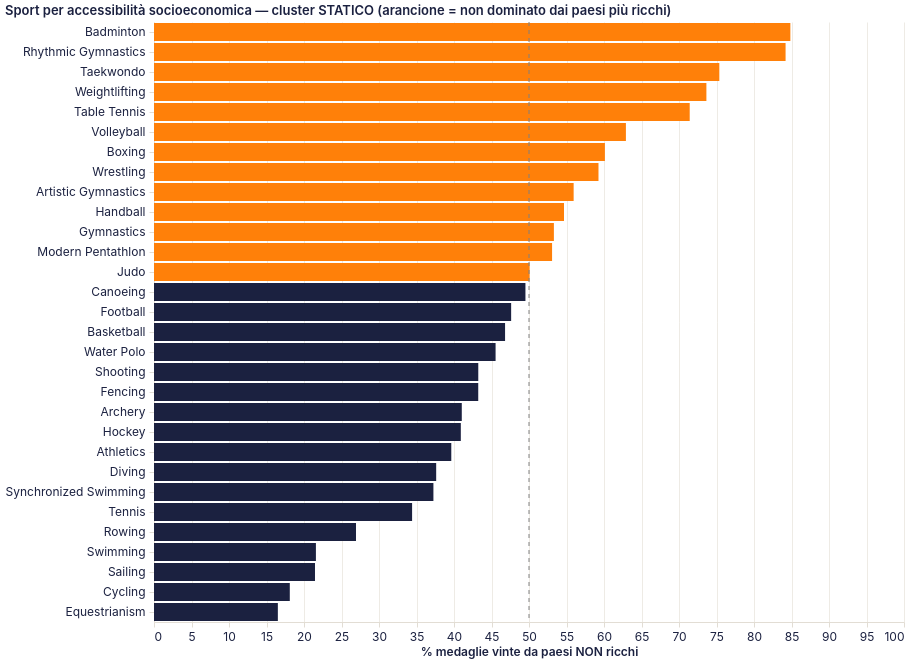

Describe this chart as a Vega-Lite specification.
### Vega-Lite specification from a JSON file in a GitHub repository (floating-point values rounded to 4 significant figures)
{"$schema": "https://vega.github.io/schema/vega-lite/v5.20.1.json", "config": {"arc": {"fill": "#1b2140"}, "area": {"fill": "#1b2140", "fillOpacity": 0.15, "line": true}, "axis": {"domainColor": "#e2ddd4", "grid": true, "gridColor": "#e2ddd4", "gridWidth": 0.6, "labelAngle": 0, "labelColor": "#1b2140", "labelFont": "Inter, system-ui, -apple-system, BlinkMacSystemFont, 'Segoe UI', Roboto, sans-serif", "labelFontSize": 12, "labelFontWeight": 400, "labelPadding": 4, "tickColor": "#e2ddd4", "tickSize": 5, "titleColor": "#1b2140", "titleFont": "Inter, system-ui, -apple-system, BlinkMacSystemFont, 'Segoe UI', Roboto, sans-serif", "titleFontSize": 12, "titleFontWeight": 600}, "axisBand": {"grid": false}, "background": "transparent", "bar": {"fill": "#1b2140"}, "legend": {"labelColor": "#1b2140", "labelFont": "Inter, system-ui, -apple-system, BlinkMacSystemFont, 'Segoe UI', Roboto, sans-serif", "labelFontSize": 11, "padding": 4, "symbolType": "circle", "titleColor": "#1b2140", "titleFont": "Inter, system-ui, -apple-system, BlinkMacSystemFont, 'Segoe UI', Roboto, sans-serif", "titleFontSize": 12}, "line": {"stroke": "#1b2140", "strokeWidth": 2}, "mark": {"color": "#1b2140"}, "path": {"stroke": "#1b2140"}, "point": {"fill": "#1b2140", "filled": true}, "range": {"category": ["#1b2140", "#ff8009", "#9a0641", "#ffe34a", "#e7b6af", "#0088b0", "#e03830"]}, "rect": {"fill": "#1b2140"}, "shape": {"stroke": "#1b2140"}, "symbol": {"fill": "#1b2140"}, "title": {"anchor": "start", "color": "#1b2140", "font": "Inter, system-ui, -apple-system, BlinkMacSystemFont, 'Segoe UI', Roboto, sans-serif", "fontSize": 13, "fontWeight": 600, "subtitleColor": "#1b2140", "subtitleFont": "Inter, system-ui, -apple-system, BlinkMacSystemFont, 'Segoe UI', Roboto, sans-serif"}, "view": {"continuousHeight": 300, "continuousWidth": 400, "fill": null, "stroke": null}}, "datasets": {"data-49b1c54a268d0d813e4ca8eda816df55": [{"pct_non_ricchi": 84.85, "sport": "Badminton"}, {"pct_non_ricchi": 84.21, "sport": "Rhythmic Gymnastics"}, {"pct_non_ricchi": 75.38, "sport": "Taekwondo"}, {"pct_non_ricchi": 73.65, "sport": "Weightlifting"}, {"pct_non_ricchi": 71.43, "sport": "Table Tennis"}, {"pct_non_ricchi": 62.92, "sport": "Volleyball"}, {"pct_non_ricchi": 60.12, "sport": "Boxing"}, {"pct_non_ricchi": 59.26, "sport": "Wrestling"}, {"pct_non_ricchi": 55.95, "sport": "Artistic Gymnastics"}, {"pct_non_ricchi": 54.67, "sport": "Handball"}, {"pct_non_ricchi": 53.32, "sport": "Gymnastics"}, {"pct_non_ricchi": 53.08, "sport": "Modern Pentathlon"}, {"pct_non_ricchi": 50.08, "sport": "Judo"}, {"pct_non_ricchi": 49.53, "sport": "Canoeing"}, {"pct_non_ricchi": 47.62, "sport": "Football"}, {"pct_non_ricchi": 46.81, "sport": "Basketball"}, {"pct_non_ricchi": 45.54, "sport": "Water Polo"}, {"pct_non_ricchi": 43.24, "sport": "Shooting"}, {"pct_non_ricchi": 43.23, "sport": "Fencing"}, {"pct_non_ricchi": 41.04, "sport": "Archery"}, {"pct_non_ricchi": 40.91, "sport": "Hockey"}, {"pct_non_ricchi": 39.64, "sport": "Athletics"}, {"pct_non_ricchi": 37.62, "sport": "Diving"}, {"pct_non_ricchi": 37.25, "sport": "Synchronized Swimming"}, {"pct_non_ricchi": 34.41, "sport": "Tennis"}, {"pct_non_ricchi": 26.93, "sport": "Rowing"}, {"pct_non_ricchi": 21.59, "sport": "Swimming"}, {"pct_non_ricchi": 21.47, "sport": "Sailing"}, {"pct_non_ricchi": 18.11, "sport": "Cycling"}, {"pct_non_ricchi": 16.51, "sport": "Equestrianism"}], "data-c3602a7fc25ec29a58c596ee59b4cf75": [{"x": 50}]}, "height": 600, "layer": [{"data": {"name": "data-49b1c54a268d0d813e4ca8eda816df55"}, "encoding": {"color": {"condition": {"test": "datum.pct_non_ricchi >= 50", "value": "#ff8009"}, "value": "#1b2140"}, "tooltip": [{"field": "sport", "title": "Sport", "type": "nominal"}, {"field": "pct_non_ricchi", "format": ".1f", "title": "% non ricchi", "type": "quantitative"}], "x": {"field": "pct_non_ricchi", "scale": {"domain": [0, 100]}, "title": "% medaglie vinte da paesi NON ricchi", "type": "quantitative"}, "y": {"field": "sport", "sort": {"field": "pct_non_ricchi", "order": "descending"}, "title": null, "type": "nominal"}}, "mark": {"type": "bar"}, "name": "view_29"}, {"data": {"name": "data-c3602a7fc25ec29a58c596ee59b4cf75"}, "encoding": {"x": {"field": "x", "type": "quantitative"}}, "mark": {"color": "gray", "strokeDash": [4, 4], "type": "rule"}}], "params": [{"bind": "scales", "name": "param_14", "select": {"encodings": ["x", "y"], "type": "interval"}, "views": ["view_29"]}], "title": "Sport per accessibilità socioeconomica — cluster STATICO (arancione = non dominato dai paesi più ricchi)", "width": 750}
